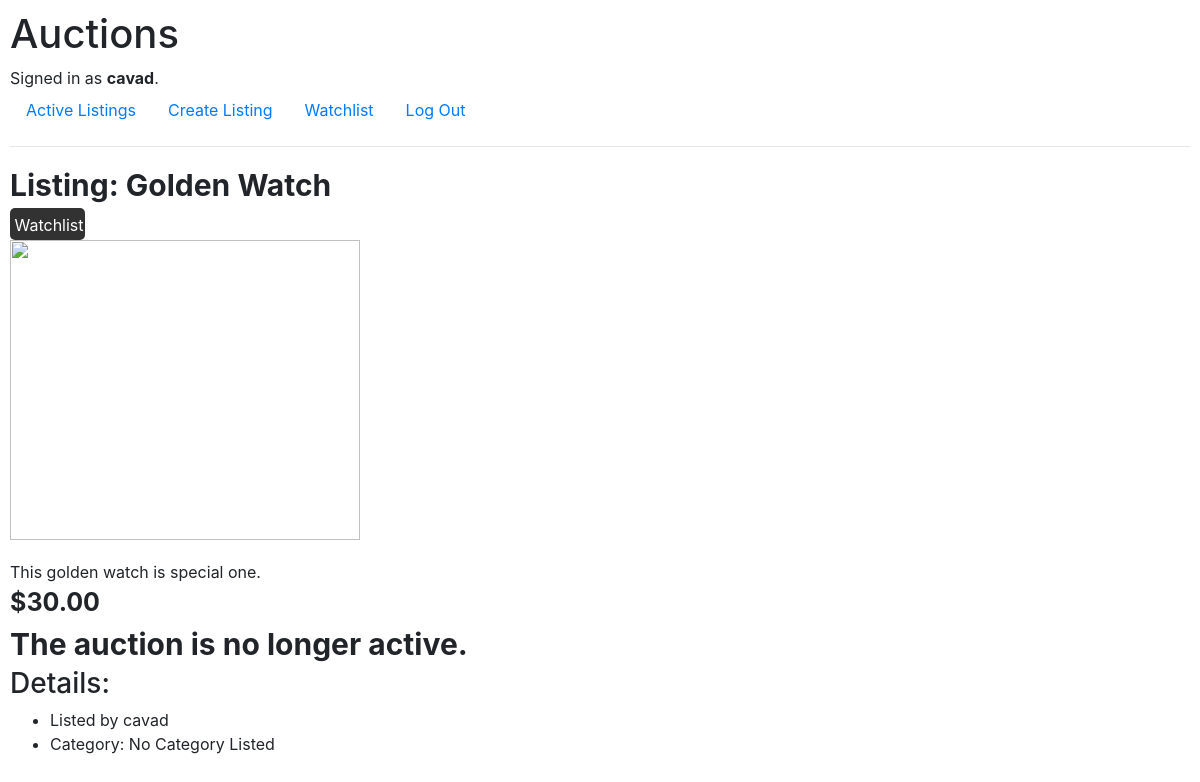
/listing/3/ (signed in), run on the app's committed database.
### auctions/models.py (models this page shows, shortened)
class User(AbstractUser):
    pass

class Listing(models.Model):
    title = models.CharField(max_length=100)
    description = models.TextField()
    starting_bid = models.DecimalField(max_digits=10, decimal_places=2)
    current_price = models.DecimalField(max_digits=10, decimal_places=2, blank=True, default=-1)
    image_url = models.URLField(blank=True, null=True)
    category = models.CharField(max_length=50, blank=True, null=True)
    created_at = models.DateTimeField(auto_now_add=True)
    is_active = models.BooleanField(default=True)
    owner = models.ForeignKey(User, on_delete=models.CASCADE, related_name="listings")
    winner = models.ForeignKey(User, on_delete=models.SET_NULL, null=True, blank=True, related_name="won_auctions")

### auctions/views.py (the view)
# urls.py: path("listing/<int:id>/", views.open_listing, name="open_listing"),
@login_required
def open_listing(request, id):
    listing = Listing.objects.get(pk=id)
    count = Listing.objects.get(pk=id).bids.all().count()
    try:
        is_watching = True if User.objects.get(pk=request.user.id).watchlist.get(listing=id) else False
    except:
        is_watching = False
    context = {"listing": listing, "count": count, 'is_watching': is_watching}
    return render(request, 'auctions/listing.html', context)

### auctions/templates/auctions/listing.html
{% extends 'auctions/layout.html' %}
{% block body %}
    <div style="font-weight:bold; font-size:30px;">Listing: {{listing.title}}</div>
    {% if is_watching %}
        <div style="background-color: rgb(50, 50, 50); border-radius: 5px; width: 75px; height: 32px; padding: 4.5px;">
            <a href="{% url 'remove_watching' listing.id %}" style="text-decoration: none; color: white;">Watchlist</a>
        </div>
    {% else %}
        <div style="background-color: rgb(222, 222, 222); border-radius: 5px; width: 130px; height: 32px; padding: 4.5px; margin: 3px;">
            <a href="{% url 'add_watching' listing.id %}" style="text-decoration: none; color: black;">Add to Watchlist</a>
        </div>
    {% endif %}
    <div style="width:100%; height: 320px;"><img style="width: 350px; height: 300px;" src="{{listing.image_url}}" alt=""></div>
    <div>{{listing.description}}</div>
    <div style="font-weight:bold; font-size:25px;">${{listing.current_price}}</div>
    {% if request.user.is_authenticated and listing.is_active %}
        <div>{{count}} bid(s) so far. Your bid is the current bid.</div>
        <form action="{% url 'place_bid' listing.id %}" style="margin-left:1px;" method="post">
            {% csrf_token %}
            <input type="text" name="bid" placeholder="Bid" style="display: block; width: 100%; height: 45px; margin-bottom: 8px; padding: 8px; border-radius: 5px;">
            <input type="submit" value="Place Bid" style="background-color: rgb(82, 82, 252); color: white; border: 0.1px; border-radius: 5px; width: 110px; height: 45px; font-size:19px;">
        </form>
    {% elif not listing.is_active %}
        {% if request.user.id == listing.winner.id %}
            <div style="font-size:30px;"><strong>You won this auction.</strong></div>
        {% else %}
            <div style="font-size:30px;"><strong>The auction is no longer active.</strong></div>
        {% endif %}
    {% endif %}
    <h3>Details:</h2>
    <ul>
        <li>Listed by {{listing.owner}}</li>
        {% if listing.category %}
            <li>Category: {{listing.category}}</li>
        {% else %}
            <li>Category: No Category Listed</li>
        {% endif %}
    </ul>
{% endblock %}

### auctions/templates/auctions/layout.html (shortened to what this page needs)
{% load static %}
<!DOCTYPE html>
<html lang="en">
    <head>
        <link rel="stylesheet" href="https://stackpath.bootstrapcdn.com/bootstrap/4.4.1/css/bootstrap.min.css">
        <link href="{% static 'auctions/style.css' %}" rel="stylesheet">
    </head>
    <body>
        <h1>Auctions</h1>
        <div>
            {% if request.user.is_authenticated %}
                Signed in as <strong>{{ user.username }}</strong>.
            {% else %}
                Not signed in.
            {% endif %}
        </div>
        <ul class="nav">
            <li class="nav-item">
                <a class="nav-link" href="{% url 'index' %}">Active Listings</a>
            </li>
            {% if user.is_authenticated %}
                <li class="nav-item">
                    <a class="nav-link" href="{% url 'create_listing' %}">Create Listing</a>
                </li>
                <li class="nav-item">
                    <a class="nav-link" href="{% url 'watch_list' %}">Watchlist</a>
                </li>
                <li class="nav-item">
                    <a class="nav-link" href="{% url 'logout' %}">Log Out</a>
                </li>
            {% endif %}
        </ul>
        <hr>
        {% block body %} {% endblock %}
    </body>
</html>

### auctions/static/auctions/style.css (style rules this page uses)
body { padding: 10px; }

### data on the page
User: username "cavad"
Listing: title "Golden Watch", description "This golden watch is special one.", current_price "30.00", owner "cavad"
